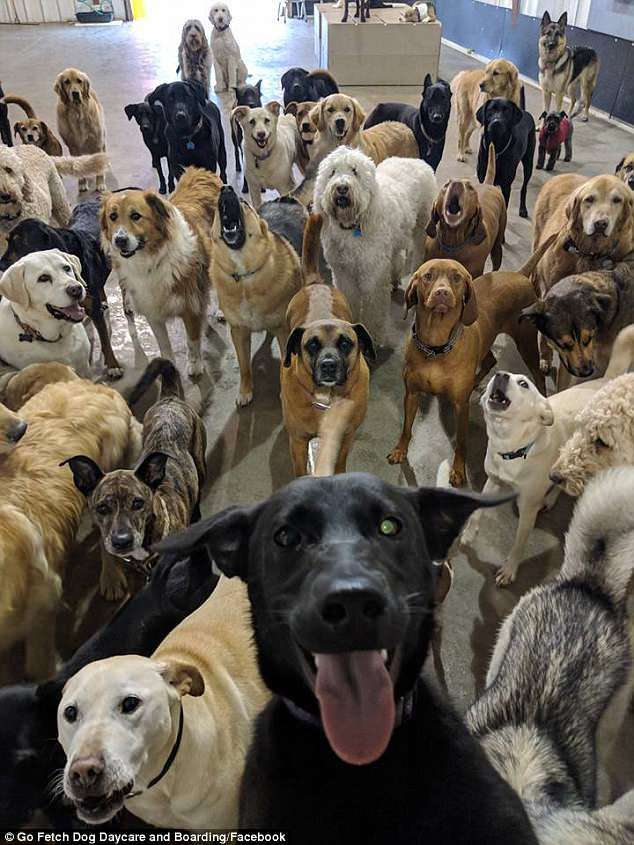
#> input picture EDGE DECTION , FEATURE EXTRACTION AND SEGMENTATION/Photos/dogs4.jpg, 634 x 845 px
$ python canny.py
#> lines starting #> are read from the running program, lines starting #| are printed output that depends on the picture; after the words box and inside, x2 and y2 are one past the last pixel; in counts of white or black regions, pixels touching at a corner belong together
import cv2 as cv
import numpy as np

# 1. Load image
img = cv.imread('Photos/dogs4.jpg')
#> img is the input picture: shape (845, 634, 3); mean B, G, R 84, 93.6, 101.3
gray = cv.cvtColor(img, cv.COLOR_BGR2GRAY)
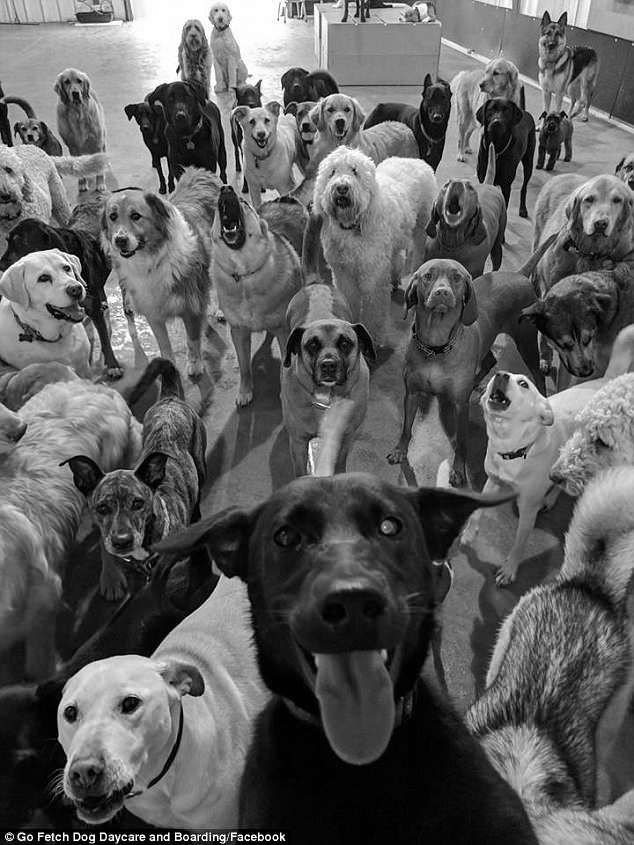
#> gray: shape (845, 634); min 0, max 255, mean 94.8
cv.imshow('Gray', gray)

# 2. Gaussian Blur (The "Blurred Image" step)
# This removes noise so the detector doesn't pick up "fake" edges
blur = cv.GaussianBlur(gray, (5, 5), 1.4)
cv.imshow('1. Blurred Image', blur)

# 3. Sobel Operator (Gradient Calculation)
# This finds the intensity gradient of the image in x and y directions
sobelx = cv.Sobel(blur, cv.CV_64F, 1, 0, ksize=3) # Horizontal
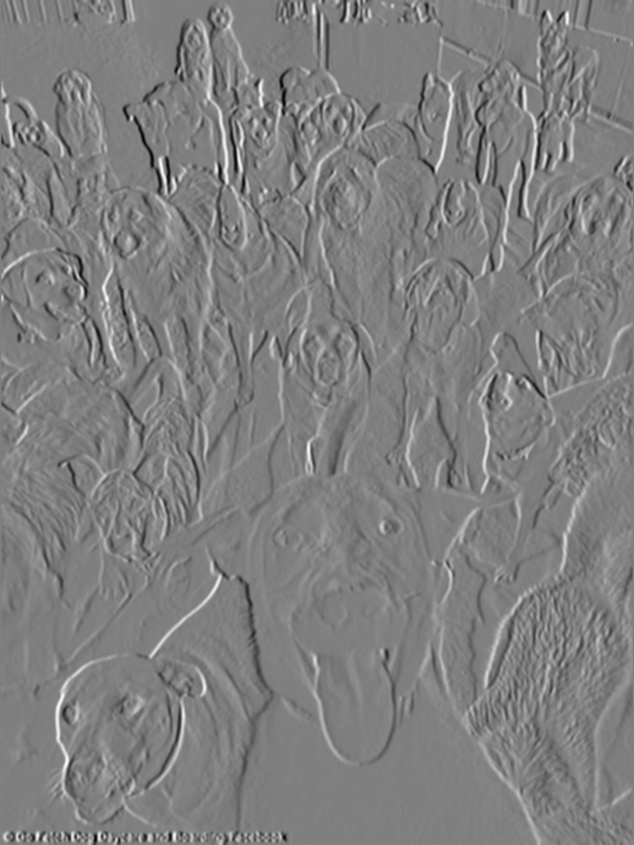
#> sobelx: shape (845, 634) float64; min -422, max 420, mean 0.2; drawn with min black and max white
sobely = cv.Sobel(blur, cv.CV_64F, 0, 1, ksize=3) # Vertical
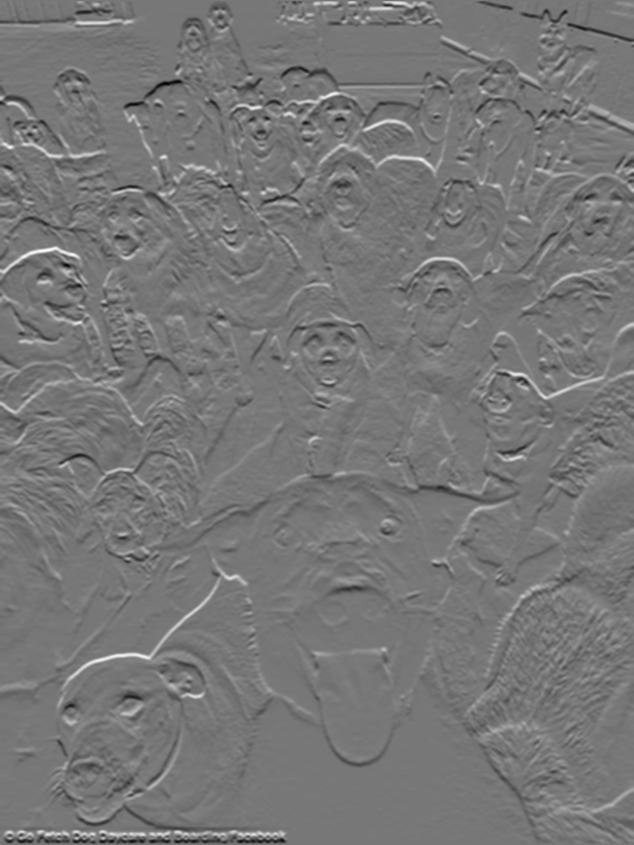
#> sobely: shape (845, 634) float64; min -414, max 467, mean -1.4; drawn with min black and max white
mag = np.sqrt(sobelx**2 + sobely**2)
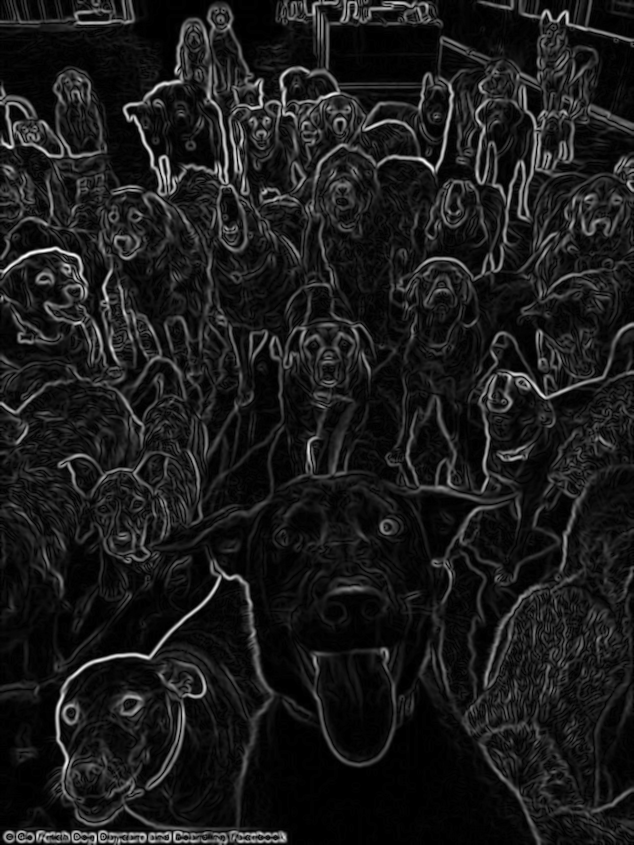
#> mag: shape (845, 634) float64; min 0, max 474.7, mean 50.6; drawn with min black and max white
mag = np.uint8(mag) # Convert back to 8-bit to display
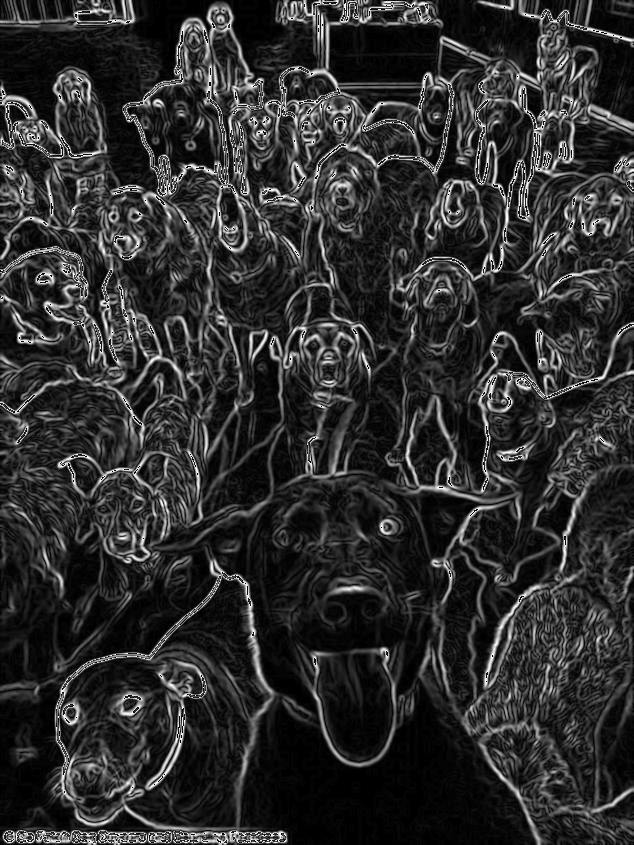
#> mag: shape (845, 634); min 0, max 255, mean 46.3
cv.imshow('2. Sobel Gradient Magnitude', mag)

# 4. Canny (Includes Non-Maxima Suppression & Hysteresis)
# OpenCv's Canny function performs NMS and Hysteresis internally
# threshold1 = Low Threshold (Hysteresis)
# threshold2 = High Threshold (Hysteresis)
edges = cv.Canny(blur, 100, 200)
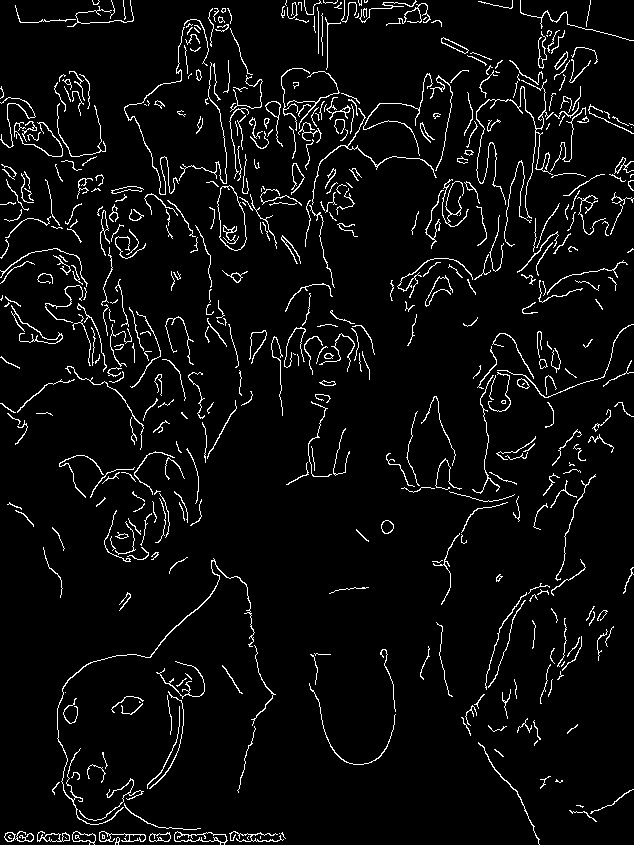
#> edges: shape (845, 634); 4.9% white in thin lines or dots
cv.imshow('3.Canny Edge Detection', edges)

cv.waitKey(0)
cv.destroyAllWindows()

$ run again, with EDGE DECTION , FEATURE EXTRACTION AND SEGMENTATION/Photos/bigdog.jpg copied over EDGE DECTION , FEATURE EXTRACTION AND SEGMENTATION/Photos/dogs4.jpg
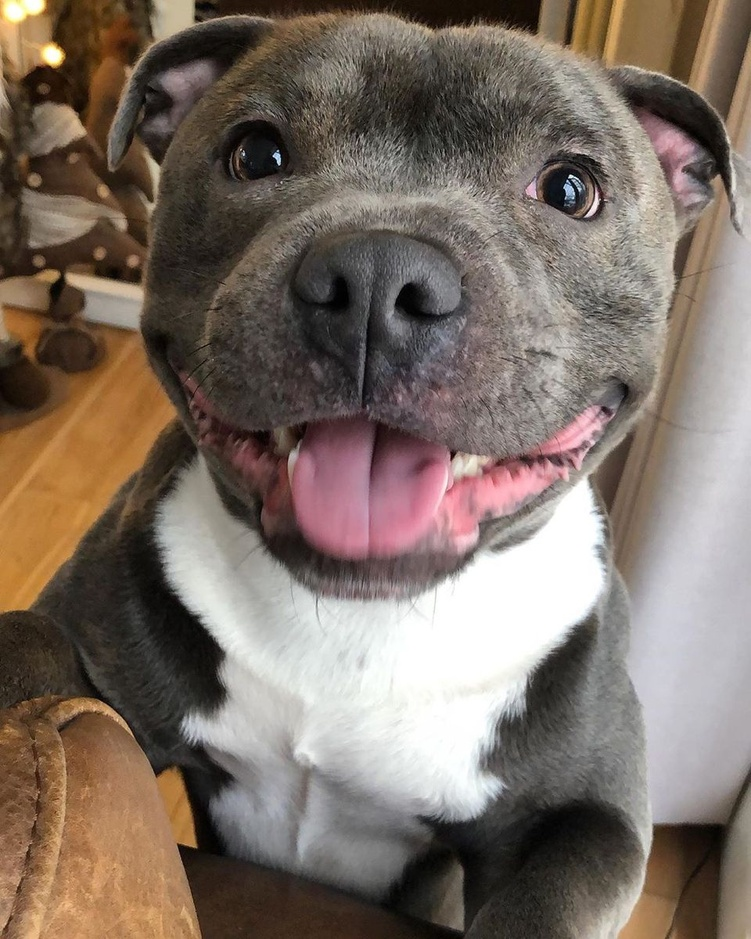
#> input picture EDGE DECTION , FEATURE EXTRACTION AND SEGMENTATION/Photos/bigdog.jpg, 751 x 939 px, shrunk from 960 x 1200 before the run
#> img is the input picture: shape (939, 751, 3); mean B, G, R 101.2, 111.3, 125
#> `sobely = cv.Sobel(blur, cv.CV_64F, 0, 1, ksize=3)`:
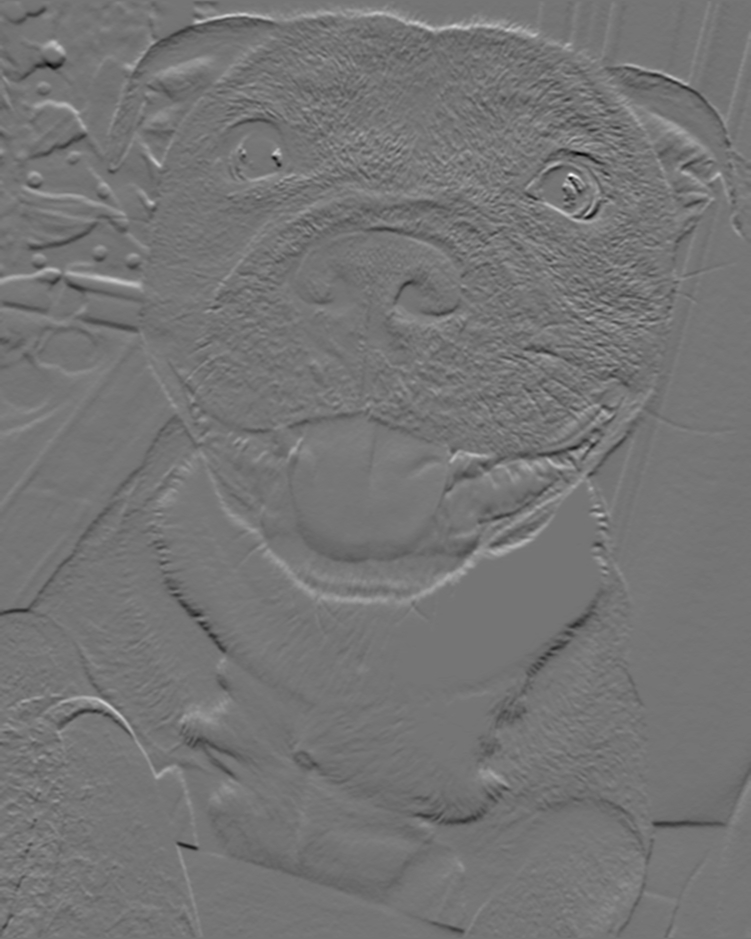
#> sobely: shape (939, 751) float64; min -345, max 406, mean 0.1; drawn with min black and max white
#> `edges = cv.Canny(blur, 100, 200)`:
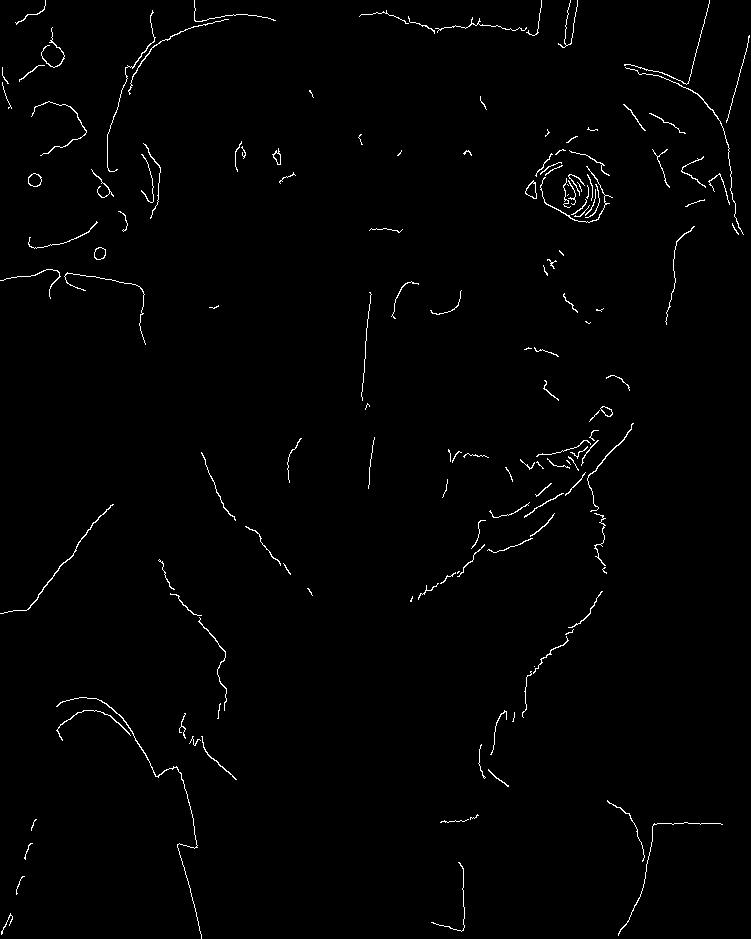
#> edges: shape (939, 751); 1.1% white in thin lines or dots

$ run again, with EDGE DECTION , FEATURE EXTRACTION AND SEGMENTATION/Photos/bigdog1.jpg copied over EDGE DECTION , FEATURE EXTRACTION AND SEGMENTATION/Photos/dogs4.jpg
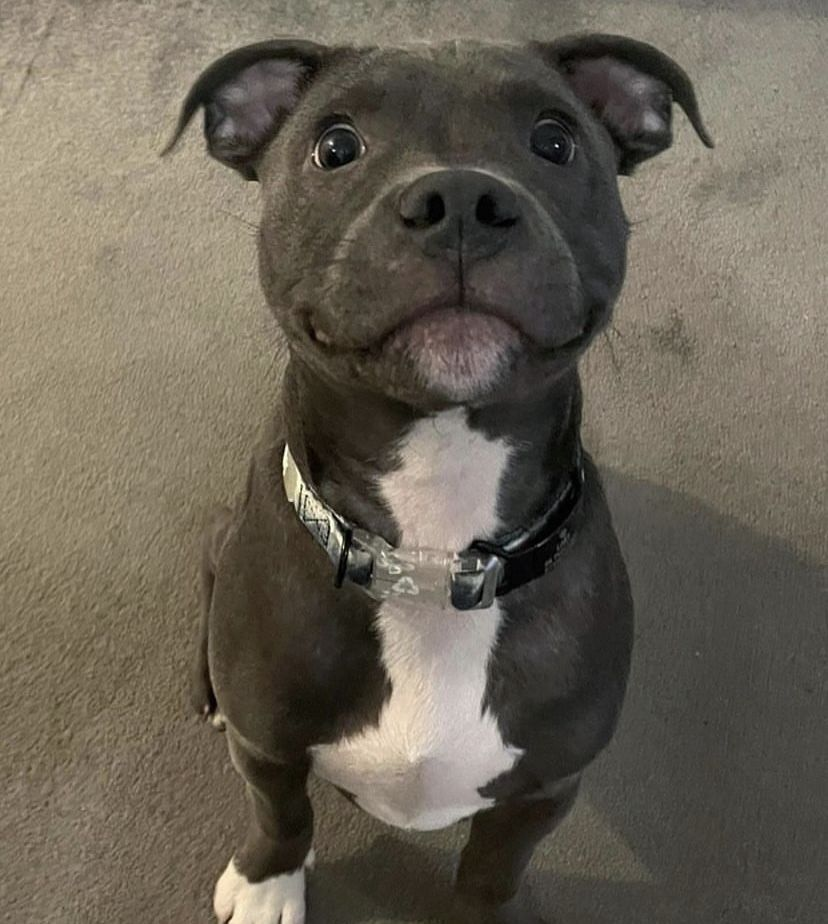
#> input picture EDGE DECTION , FEATURE EXTRACTION AND SEGMENTATION/Photos/bigdog1.jpg, 828 x 924 px
#> img is the input picture: shape (924, 828, 3); mean B, G, R 85.1, 97.8, 104.8
#> `sobely = cv.Sobel(blur, cv.CV_64F, 0, 1, ksize=3)`:
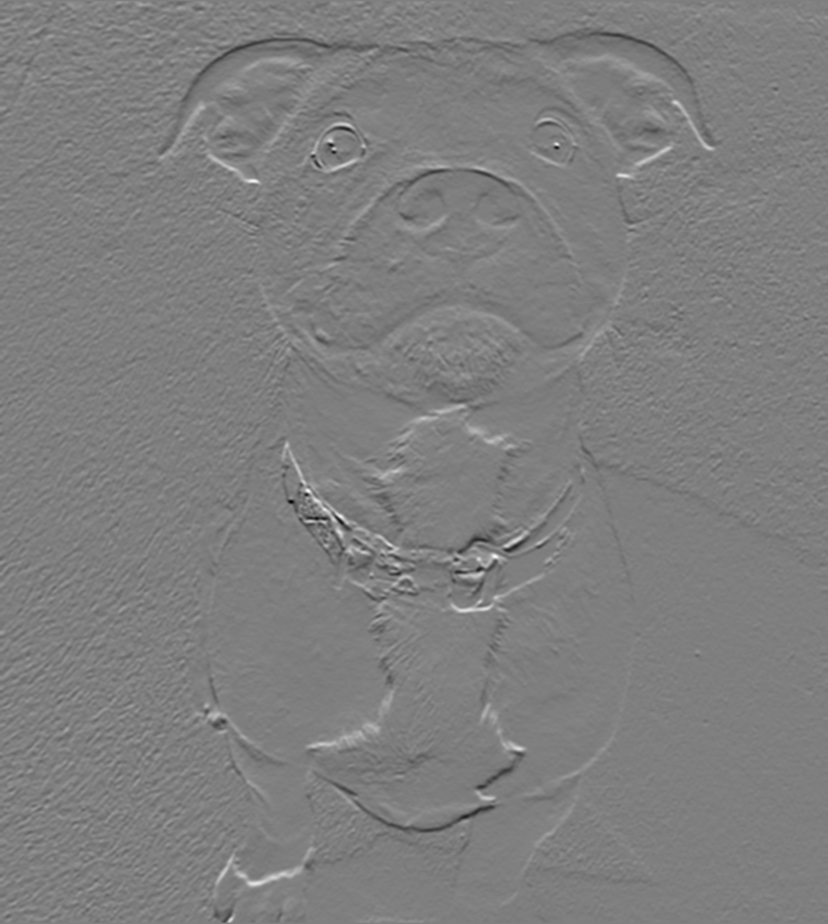
#> sobely: shape (924, 828) float64; min -324, max 326, mean -0.4; drawn with min black and max white
#> `edges = cv.Canny(blur, 100, 200)`:
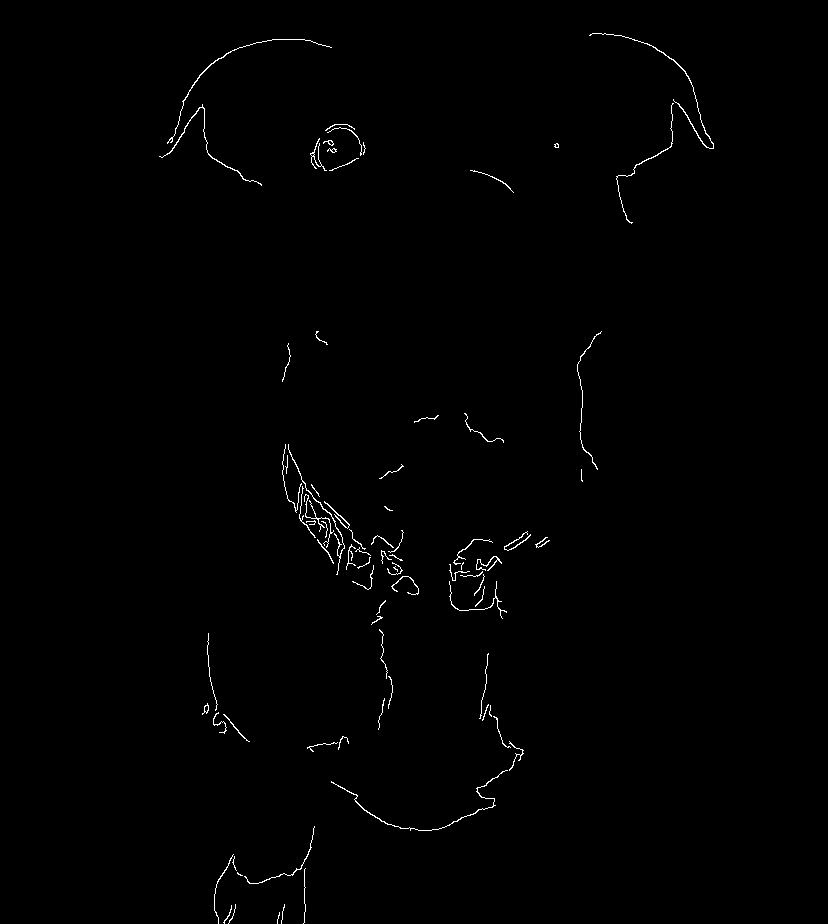
#> edges: shape (924, 828); 0.63% white in thin lines or dots, all inside (x1, y1, x2, y2) = (159, 33, 714, 924)
